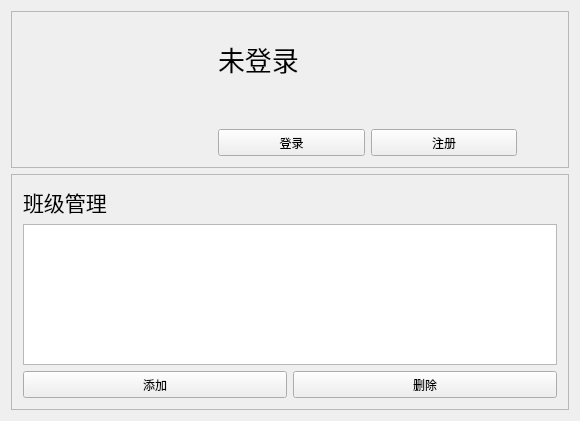
<?xml version="1.0" encoding="UTF-8"?>
<ui version="4.0">
 <class>CloudSettingsTabClass</class>
 <widget class="QWidget" name="CloudSettingsTabClass">
  <property name="geometry">
   <rect>
    <x>0</x>
    <y>0</y>
    <width>580</width>
    <height>421</height>
   </rect>
  </property>
  <property name="windowTitle">
   <string>CloudSettingsTab</string>
  </property>
  <property name="styleSheet">
   <string notr="true"/>
  </property>
  <layout class="QVBoxLayout" name="verticalLayout" stretch="2,3">
   <item>
    <widget class="QFrame" name="userCard">
     <property name="styleSheet">
      <string notr="true"/>
     </property>
     <property name="frameShape">
      <enum>QFrame::Shape::StyledPanel</enum>
     </property>
     <property name="frameShadow">
      <enum>QFrame::Shadow::Raised</enum>
     </property>
     <layout class="QHBoxLayout" name="horizontalLayout" stretch="0,1,2,0">
      <item>
       <spacer name="horizontalSpacer">
        <property name="orientation">
         <enum>Qt::Orientation::Horizontal</enum>
        </property>
        <property name="sizeHint" stdset="0">
         <size>
          <width>40</width>
          <height>20</height>
         </size>
        </property>
       </spacer>
      </item>
      <item>
       <widget class="QLabel" name="avatar">
        <property name="styleSheet">
         <string notr="true"/>
        </property>
        <property name="text">
         <string/>
        </property>
       </widget>
      </item>
      <item>
       <layout class="QVBoxLayout" name="verticalLayout_2" stretch="10,3,1">
        <item>
         <widget class="QLabel" name="userName">
          <property name="font">
           <font>
            <pointsize>20</pointsize>
           </font>
          </property>
          <property name="text">
           <string>未登录</string>
          </property>
         </widget>
        </item>
        <item>
         <widget class="QLabel" name="userRole">
          <property name="text">
           <string/>
          </property>
         </widget>
        </item>
        <item>
         <layout class="QHBoxLayout" name="horizontalLayout_2">
          <item>
           <widget class="QPushButton" name="login_but">
            <property name="minimumSize">
             <size>
              <width>0</width>
              <height>27</height>
             </size>
            </property>
            <property name="text">
             <string>登录</string>
            </property>
           </widget>
          </item>
          <item>
           <widget class="QPushButton" name="register_but">
            <property name="minimumSize">
             <size>
              <width>0</width>
              <height>27</height>
             </size>
            </property>
            <property name="text">
             <string>注册</string>
            </property>
           </widget>
          </item>
         </layout>
        </item>
       </layout>
      </item>
      <item>
       <spacer name="horizontalSpacer_2">
        <property name="orientation">
         <enum>Qt::Orientation::Horizontal</enum>
        </property>
        <property name="sizeHint" stdset="0">
         <size>
          <width>40</width>
          <height>20</height>
         </size>
        </property>
       </spacer>
      </item>
     </layout>
    </widget>
   </item>
   <item>
    <widget class="QFrame" name="classCard">
     <property name="frameShape">
      <enum>QFrame::Shape::StyledPanel</enum>
     </property>
     <property name="frameShadow">
      <enum>QFrame::Shadow::Raised</enum>
     </property>
     <layout class="QVBoxLayout" name="verticalLayout_3">
      <item>
       <widget class="QLabel" name="label">
        <property name="font">
         <font>
          <pointsize>16</pointsize>
         </font>
        </property>
        <property name="text">
         <string>班级管理</string>
        </property>
       </widget>
      </item>
      <item>
       <widget class="QListWidget" name="classWidget"/>
      </item>
      <item>
       <layout class="QHBoxLayout" name="horizontalLayout_3">
        <item>
         <widget class="QPushButton" name="addClass">
          <property name="minimumSize">
           <size>
            <width>0</width>
            <height>27</height>
           </size>
          </property>
          <property name="text">
           <string>添加</string>
          </property>
         </widget>
        </item>
        <item>
         <widget class="QPushButton" name="deleteClass">
          <property name="minimumSize">
           <size>
            <width>0</width>
            <height>27</height>
           </size>
          </property>
          <property name="text">
           <string>删除</string>
          </property>
         </widget>
        </item>
       </layout>
      </item>
     </layout>
    </widget>
   </item>
  </layout>
 </widget>
 <layoutdefault spacing="6" margin="11"/>
 <resources/>
 <connections/>
</ui>
